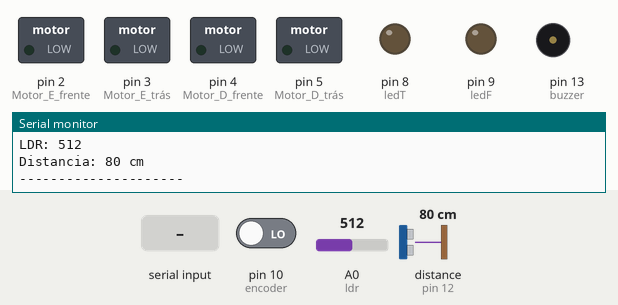
The sketch below on a simulated Arduino Uno, built with avr-gcc and run on an emulated ATmega328P. Parts: switched loads named in the sketch (green lamp = pin HIGH), output pins drawn as LEDs (lit = HIGH), buzzer (waves = sounding), the last lines printed to the serial monitor. Wiring (inferred from the names in the program): ultrasonic range finder: trigger pin 11; echo pin 12. The test bench sets the inputs (shaded band); at power-on: distance to the obstacle (sensor on pin 12) 80 cm, A0 (ldr) = 512, pin 10 (encoder) LOW. The echo pulse lasts 58.3 µs per cm; pins used as bus, display or sensor lines are not drawn.

Above: at 1.2 s.
1.3 s: "B\n" received over the second serial link
At 1.63 s:
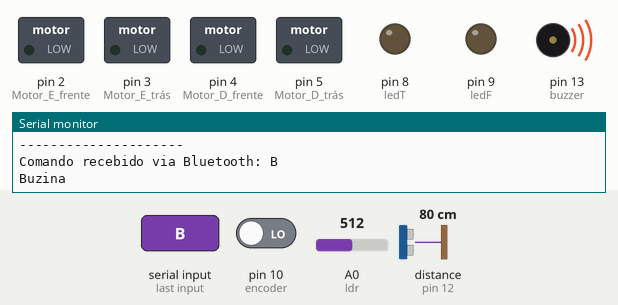
3.3 s: distance to the obstacle (sensor on pin 12) set to 24 cm
4.8 s: distance to the obstacle (sensor on pin 12) set to 20 cm
At 6.0 s:
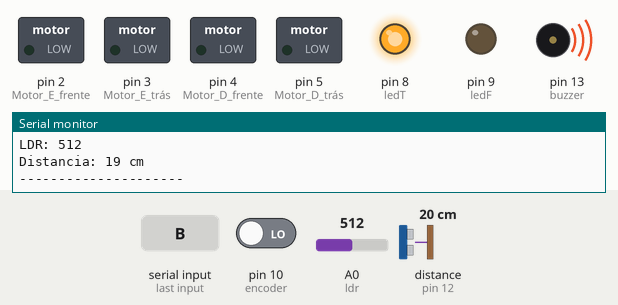
6.3 s: A0 (ldr) set to 164
7.8 s: A0 (ldr) set to 136
At 8.6 s:
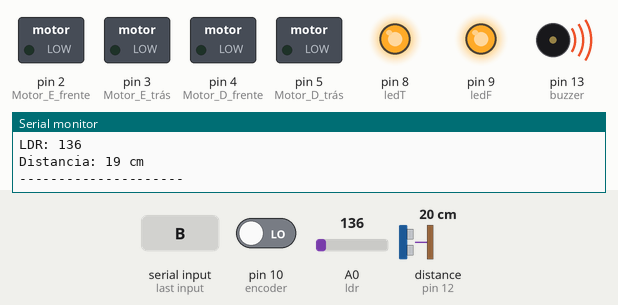
9.3 s: "F\n" received over the second serial link
At 9.8 s:
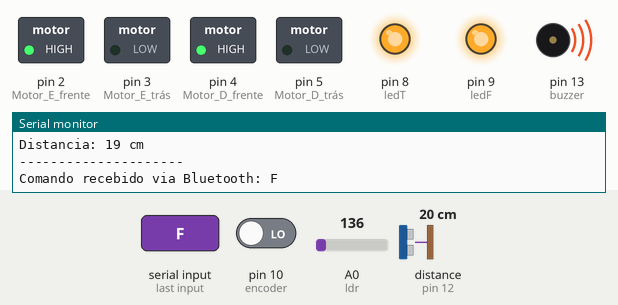
Timing chart, 0 to 11.9 s (numbered marks = the images above; inputs shaded):
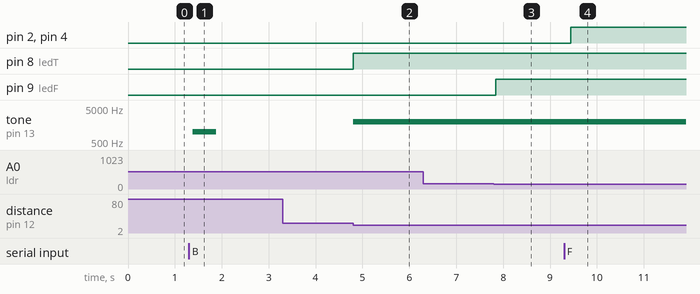

The sketch:

codigoCarrinho.ino
```cpp
#include <SoftwareSerial.h> // Bluetooth

// HC-05
SoftwareSerial BT(6, 7); // RX, TX

// Buzzer
int buzzer = 13;

// Ultrassônico
int ECHO = 12;
int TRIG = 11;
long duracao;
int distancia;

// Leds
int ledF = 9;
int ledT = 8;

// LDR
int ldr = A0;

// Encoder
const int encoder = 10;
int leituraEncoder = 0;
int leituraAnterior = 0;
unsigned long contagem = 0;
const int pulsosPorVolta = 20;
const float circunferencia = 0.68;  // metros
unsigned long tempoAnterior = 0;
const unsigned long intervalo = 1000;  // 1 segundo

// Motor
char command;

void setup() {
  pinMode(buzzer, OUTPUT);
  pinMode(ECHO, INPUT);
  pinMode(TRIG, OUTPUT);
  pinMode(ledF, OUTPUT);
  pinMode(ledT, OUTPUT);
  pinMode(ldr, INPUT);
  pinMode(encoder, INPUT);

  pinMode(2, OUTPUT);  // Motor E frente
  pinMode(3, OUTPUT);  // Motor E trás
  pinMode(4, OUTPUT);  // Motor D frente
  pinMode(5, OUTPUT);  // Motor D trás

  Serial.begin(9600);
  BT.begin(9600);

  Serial.println("Arduino pronto");
  BT.println("Arduino pronto");
}

void loop() {

  // ===== ULTRASSÔNICO =====
  digitalWrite(TRIG, LOW);
  delayMicroseconds(2);
  digitalWrite(TRIG, HIGH);
  delayMicroseconds(10);
  digitalWrite(TRIG, LOW);

  duracao = pulseIn(ECHO, HIGH);
  distancia = duracao / 58;  // cm

  if (distancia <= 0 || distancia > 300) distancia = 300;

  if (distancia <= 20) {
    tone(buzzer, 2000, 500);
    digitalWrite(ledT, HIGH);
  } else {
    digitalWrite(ledT, LOW);
  }

  // ===== LDR - Farol AUTOMÁTICO =====
  int valorLDR = analogRead(ldr);
  if (valorLDR <= 150) {
    digitalWrite(ledF, HIGH);
  } else {
    digitalWrite(ledF, LOW);
  }

  // ===== ENCODER =====
  leituraEncoder = digitalRead(encoder);
  if (leituraEncoder == HIGH && leituraAnterior == LOW) contagem++;
  leituraAnterior = leituraEncoder;

  unsigned long tempoAtual = millis();
  if (tempoAtual - tempoAnterior >= intervalo) {
    tempoAnterior = tempoAtual;

    float rpm = (contagem / (float)pulsosPorVolta) * 60.0;
    contagem = 0;
    float velocidade = rpm * circunferencia * 60.0 / 1000.0;

    // ===== ENVIO DE DADOS PARA SERIAL E BLUETOOTH =====
    Serial.println("----- SENSORES -----");
    BT.println("----- SENSORES -----");

    Serial.print("RPM: "); Serial.println(rpm);
    BT.print("RPM: "); BT.println(rpm);

    Serial.print("Velocidade: "); Serial.print(velocidade); Serial.println(" km/h");
    BT.print("Velocidade: "); BT.print(velocidade); BT.println(" km/h");

    Serial.print("LDR: "); Serial.println(valorLDR);
    BT.print("LDR: "); BT.println(valorLDR);

    Serial.print("Distancia: "); Serial.print(distancia); Serial.println(" cm");
    BT.print("Distancia: "); BT.print(distancia); BT.println(" cm");

    Serial.println("---------------------");
    BT.println("---------------------");
  }

  // ===== HC-05 (Bluetooth) COMANDOS =====
  if (BT.available() > 0) {
    command = BT.read();
    if (command == '\n' || command == '\r' || command == ' ') return;

    Serial.print("Comando recebido via Bluetooth: ");
    Serial.println(command);
    BT.print("Comando recebido: "); BT.println(command);

    // Buzina
    if (command == 'B') {
      tone(buzzer, 1000, 500);
      Serial.println("Buzina");
      BT.println("Buzina");
    }

    // Movimentação
    else if (command == 'F') {  // Frente
      digitalWrite(2, HIGH); digitalWrite(3, LOW);
      digitalWrite(4, HIGH); digitalWrite(5, LOW);
    }
    else if (command == 'R') {  // Ré

      if (distancia > 20) {
        digitalWrite(2, LOW); digitalWrite(3, HIGH);
        digitalWrite(4, LOW); digitalWrite(5, HIGH);
        Serial.println("Movendo para Ré");
        BT.println("Movendo para Ré");
      } else {
        digitalWrite(2, LOW); digitalWrite(3, LOW);
        digitalWrite(4, LOW); digitalWrite(5, LOW);
        Serial.println("Ré bloqueada, objeto perto demais");
        BT.println("Ré bloqueada, objeto perto demais");
      }
    }
    else if (command == 'E') {  // Esquerda
      digitalWrite(2, HIGH); digitalWrite(3, LOW);
      digitalWrite(4, LOW); digitalWrite(5, HIGH);
    }
    else if (command == 'D') {  // Direita
      digitalWrite(2, LOW); digitalWrite(3, HIGH);
      digitalWrite(4, HIGH); digitalWrite(5, LOW);
    }
    else if (command == 'S') {  // Parar
      digitalWrite(2, LOW); digitalWrite(3, LOW);
      digitalWrite(4, LOW); digitalWrite(5, LOW);
    }
  }

  delay(50); // Pequena pausa para estabilizar leituras
}
```

Measured:
- the behaviour switches between 22 and 21 cm on distance to the obstacle (sensor on pin 12) (found by bisection; images 1 and 2)
- the behaviour switches between 151 and 150 on A0 (ldr) (found by bisection; images 2 and 3)
- after the input at 1.3 s, tone on pin 13 (buzzer): silent → 1000 Hz after 0.08 s, → silent 0.50 s later
- after the input at 4.8 s, pin 8 (ledT): LOW → HIGH at once; tone on pin 13 (buzzer): silent → 2000 Hz at once
- after the input at 7.8 s, pin 9 (ledF): LOW → HIGH at once
- after the input at 9.3 s, pin 2 (Motor_E_frente), pin 4 (Motor_D_frente): LOW → HIGH after 0.14 s
